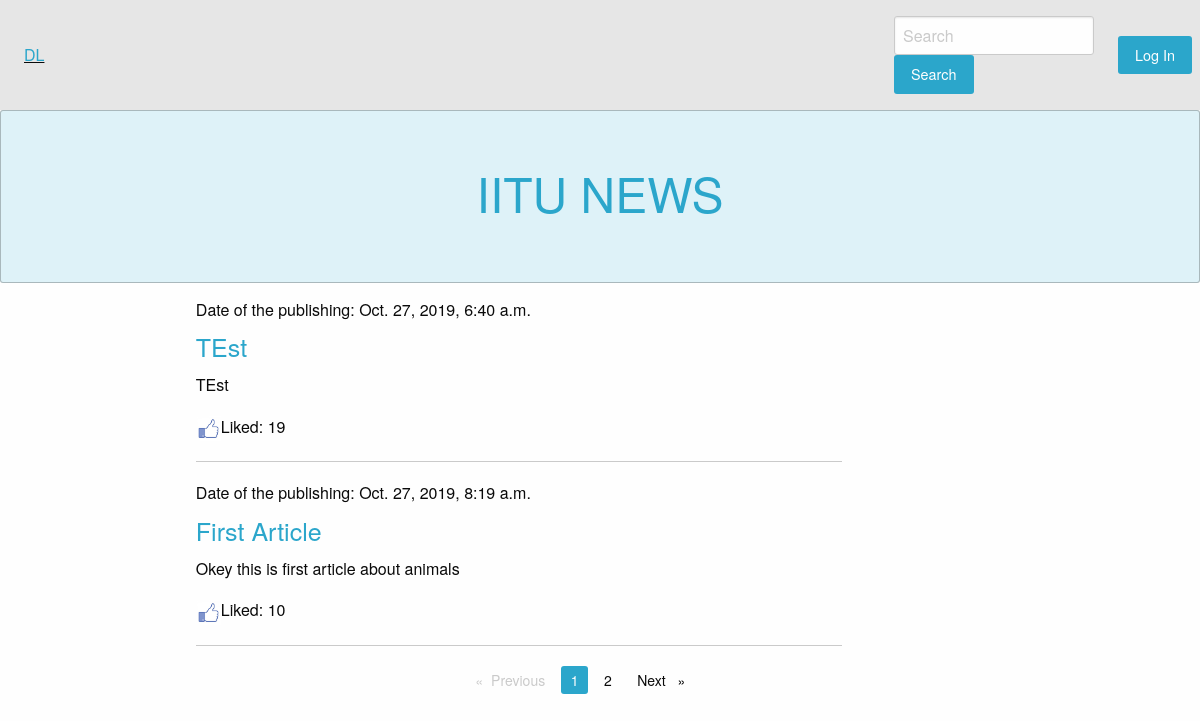
The page /basicview/articles/all/ on the database as committed earlier.
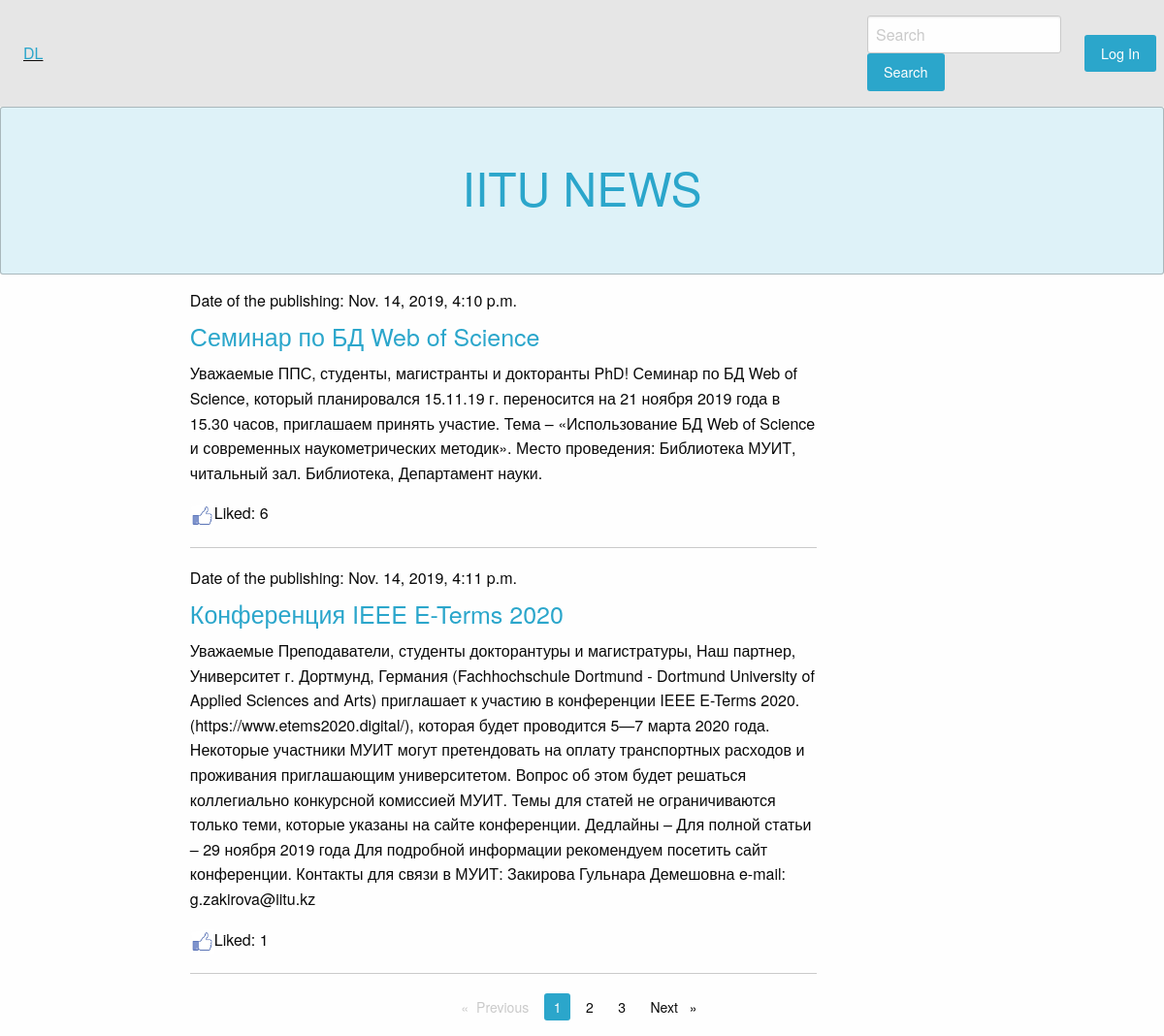
The same page on the database as committed later.
### article/models.py (models this page shows)
class Article(models.Model):
    class Meta:
        db_table = "article"
    article_title = models.CharField(max_length=200)
    article_text = models.TextField()
    article_date = models.DateTimeField()
    article_likes = models.IntegerField(default=0)

### article/views.py (the view)
# urls.py: path('articles/all/', article.views.articles, name="articles"),
def articles(request, page_number=1):
    search_query = request.GET.get("search_field", '')
    if search_query:
        all_articles = Article.objects.filter(Q(article_title__icontains=search_query) |
                                              Q(article_text__icontains=search_query))
    else:
        all_articles = Article.objects.all()
    current_page = Paginator(all_articles, 2)
    return render_to_response('articles.html', {'articles': current_page.page(page_number),
                                                'username': auth.get_user(request).username})

### article/templates/articles.html (shortened to what this page needs)
{% extends "main.html"%}
{% load staticfiles %}
{% block article %}
    <div class="large-8 columns">
        {% for article in articles %}
            <h6>Date of the publishing: {{ article.article_date }}</h6>
            <h4><a href="/articles/get/{{ article.id }}">{{ article.article_title }}</a></h4>
            <p>{{ article.article_text }}</p>
            <p><a href="/articles/addlike/{{ article.id }}/"><img src="{% static  "img/like.jpg" %}" width="25px" height="25px"></a>Liked: {{ article.article_likes }}</p>
            <hr>
        {% endfor %}
    </div>
    <div class="row">
        <div class="large-3 large-offset-5 columns">
            <nav aria-label="Pagination">
            <ul class="pagination">
                {% if articles.has_previous %}
                    <li class="pagination-previous enabled"><a href="/page/{{ articles.previous_page_number }}" aria-label="Previous page">Previous <span class="show-for-sr">{{ page }}</span></a></li>
                {% else %}
                <li class="pagination-previous disabled">Previous <span class="show-for-sr">page</span></li>
                {% endif %}
                {% for page in articles.paginator.page_range %}
                    {% if page == articles.number %}
                        <li class="current"><span class="show-for-sr">You're on page</span>{{ page }}</li>
                    {% else %}
                        <li><a href="/page/{{ page }}">{{ page }}</a></li>
                    {% endif %}
                {% endfor %}
            {% if articles.has_next %}
                <li class="pagination-next enabled"><a href="/page/{{ articles.next_page_number }}" aria-label="Next page">Next </a></li>
            {% else %}
                <li><a href="/page/{{ page }}" aria-label="Page 2">{{ page }}</a></li>
            {% endif %}
            </ul>
            </nav>
        </div>
    </div>
{% endblock %}

### article/templates/main.html (shortened to what this page needs)
{% load static %}
<!DOCTYPE html>
<html lang="en">
<head>
    <link rel="stylesheet" href="{% static "css/style.css"%}">
</head>
<body>
    <div class="top-bar">
          <div class="top-bar-left">
            <ul class="menu">
                <li><u><a href="/">DL</a></u></li>
            </ul>
        </div>
        <div class="top-bar">
            <ul class="menu">
                <form action="{% url "articles" %}">
                    <li><input type="text" name="search_field" value="" placeholder="Search" ></li>
                    <li><input class="button" type="submit" name="Search" value="Search"></li>
                </form>
            </ul>
        </div>
        <div class="top-bar-right">
            <ul class="menu">
                {% if username %}
                    <a class="button" href="/auth/logout/">Log Out ({{ username }})</a>
                {% else %}
                    <a class="button" href="/auth/login/">Log In</a>
                {% endif %}
            </ul>
        </div>
    </div>
    <div class="callout large primary">
      <div class="row column text-center">
        <h1><a href="/">IITU NEWS</a></h1>
      </div>
    </div>
    <div class="grid-container">
        <div class="grid-x">
        <div class="small-1 columns"></div> <!— Для отступа слева —>
            <div class="small-8 columns">{% block article %}{% endblock %}</div></div>
    </div>
</body>
</html>

Rows that differ between the two databases and show on the page:
removed Article: article_date "Oct. 27, 2019, 6:40 a.m.", article_title "TEst", article_text "TEst", article_likes "19"
removed Article: article_date "Oct. 27, 2019, 8:19 a.m.", article_title "First Article", article_text "Okey this is first article about animals", article_likes "10"
added Article: article_date "Nov. 14, 2019, 4:10 p.m.", article_title "Семинар по БД Web of Science", article_text "Уважаемые ППС, студенты, магистранты и докторанты PhD! Семинар по БД Web of Science, который планировался 15.11.19 г. переносится на 21 ноября 2019 года в 15.30 часов, приглашаем принять участие. Тема – «Использование БД Web of Science и современных наукометрических методик». Место проведения: Библиотека МУИТ, читальный зал. Библиотека, Департамент науки.", article_likes "6"
added Article: article_date "Nov. 14, 2019, 4:11 p.m.", article_title "Конференция IEEE E-Terms 2020", article_text "Уважаемые Преподаватели, студенты докторантуры и магистратуры, Наш партнер, Университет г. Дортмунд, Германия (Fachhochschule Dortmund - Dortmund University of Applied Sciences and Arts) приглашает к участию в конференции IEEE E-Terms 2020. (https://www.etems2020.digital/), которая будет проводится 5—7 марта 2020 года. Некоторые участники МУИТ могут претендовать на оплату транспортных расходов и проживания приглашающим университетом. Вопрос об этом будет решаться коллегиально конкурсной комиссией МУИТ. Темы для статей не ограничиваются только теми, которые указаны на сайте конференции. Дедлайны – Для полной статьи – 29 ноября 2019 года Для подробной информации рекомендуем посетить сайт…", article_likes "1"
Other text that changed with them:
new list line: "3"
